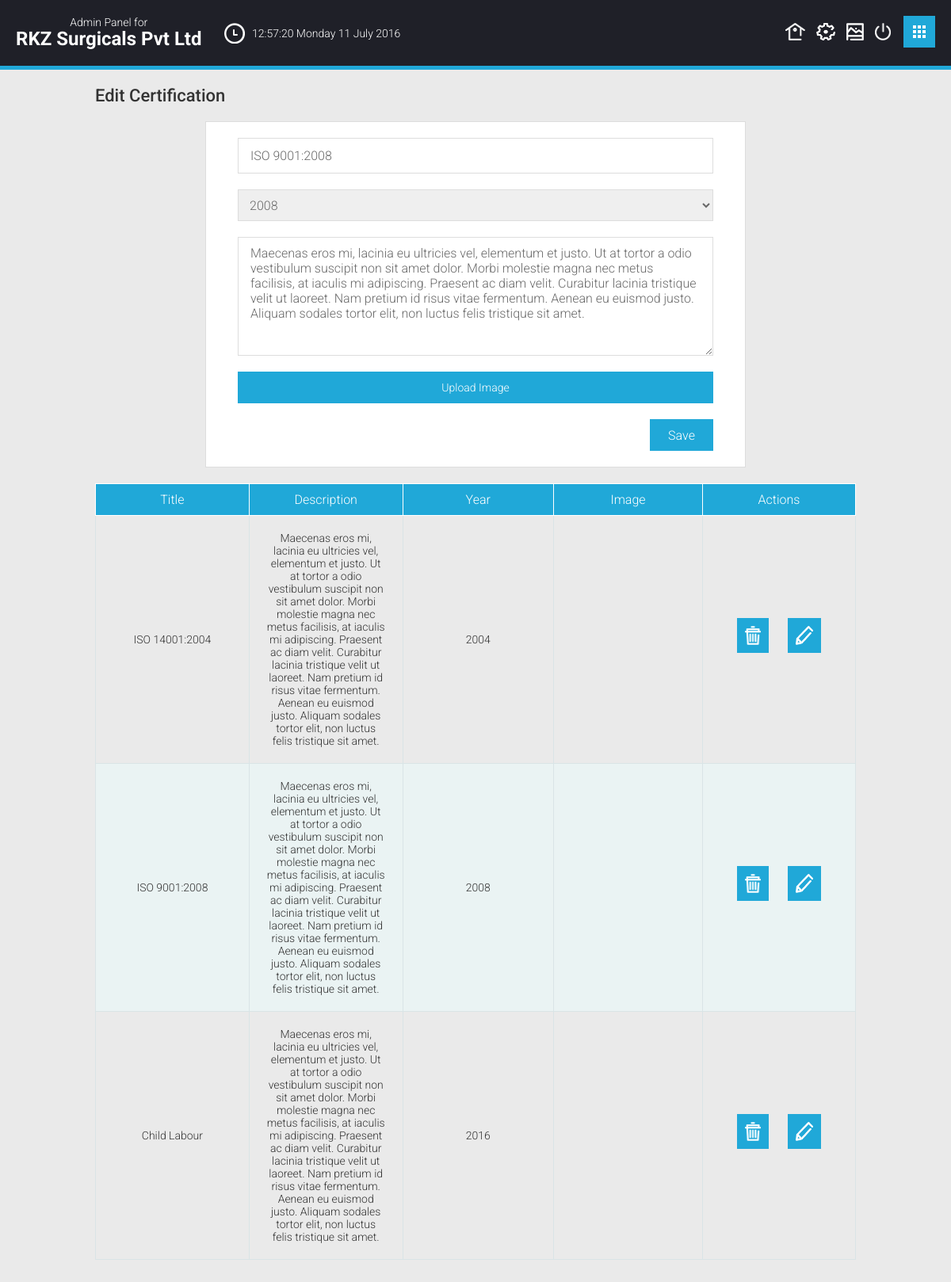
/admin/edit.php?page=certification&&id=2 (signed in), run on the app's committed database.
### tables this page shows
CREATE TABLE `certification` (
  `id` int(11) NOT NULL,
  `title` varchar(255) NOT NULL,
  `description` text NOT NULL,
  `year` varchar(255) NOT NULL,
  `url` varchar(255) NOT NULL
);

### admin/tables.php (the view, shortened to what this page needs)
<?php
function table ($table_name){
?>
	<?php if($table_name == 'certification'){ ?>
		<table width="100%" border="0" cellpadding="0" cellspacing="0">
			<tr>
				<th>Title</th>
				<th>Description</th>
				<th>Year</th>
				<th>Image</th>
				<th>Actions</th>
			</tr>
			<?php
				$query = mysql_query("SELECT * FROM certification");
				$count = mysql_num_rows($query);
				if($count > 0){
					while($rows = mysql_fetch_array($query)){
						$id = $rows['id'];
						$title = $rows['title'];
						$desc = $rows['description'];
						$year = $rows['year'];
						$url = $rows['url'];
			?>
				<tr>
					<td><?php if(!empty($title)){ echo $title; }else{ echo 'No Data Available'; } ?></td>
					<td><?php if(!empty($desc)){ echo $desc; }else{ echo 'No Data Available'; } ?></td>
					<td><?php if(!empty($year)){ echo $year; }else{ echo 'No Data Available'; } ?></td>
					<td><?php if(!empty($url)){ echo '<img src="../'.$url.'" alt="">'; }else{ echo 'No Data Available'; } ?></td>
					<td width="160">
						<a class="btn del" href="<?php echo $id ?>" data-rel="certification" title="Delete">Delete</a>
						<a class="btn edit" href="edit.php?page=certification&&id=<?php echo $id; ?>" title="Edit">Edit</a>
					</td>
				</tr>
				<?php }
				}?>
		</table>
	<?php } ?>
<?php } ?>

### admin/forms.php (shortened to what this page needs)
<?php function forms ($form_name, $page='', $id=''){ ?>
	<?php if($form_name == 'certification-add' || $form_name == 'certification-edit'){
		if($form_name == 'certification-edit'){
			$query = mysql_query("SELECT * FROM $page WHERE id = $id");
			$count = mysql_num_rows($query);
			if($count > 0){
				while($rows = mysql_fetch_array($query)){
					$title = $rows['title'];
					$desc = $rows['description'];
					$year = $rows['year'];
				}
			}
		}
		if($form_name == 'certification-add'){ ?>
			<h2>Add Certification</h2>
			<form class="edit-form certification-form" id="<?php echo $form_name; ?>" action="" method="post" enctype="multipart/form-data">
		<?php }else{ ?>
			<h2>Edit Certification</h2>
			<form class="edit-form certification-form" id="<?php echo $form_name; ?>" action="" method="post" enctype="multipart/form-data">
		<?php } ?>
				<fieldset>
					<input type="text" class="certification-title" name="certification-title" placeholder="Title" <?php if($form_name == 'certification-edit'){ echo 'value="'.$title.'"'; }?>>
					<select name="year" class="year">
						<?php
							$year_count = '1998';
							for($i='1'; $i<=20; $i++){
								$full_year = $i+$year_count;
								if($form_name == 'certification-add'){
									echo '<option value="'.$full_year.'">'.$full_year.'</option>';
								}else{
									if($year == $full_year){
										echo '<option selected value="'.$full_year.'">'.$full_year.'</option>';
									}else{
										echo '<option value="'.$full_year.'">'.$full_year.'</option>';
									}
								}
							}
						?>
					</select>
					<textarea class="certification-desc" name="certification-desc" placeholder="Description" cols="30" rows="10"><?php if($form_name == 'certification-edit'){ echo $desc; }?></textarea>
					<div class="file">
						<span class="file-btn">Upload Image</span>
					</div>
					<input type="submit" value="<?php if($form_name == 'certification-edit'){ echo 'Save'; }else{ echo 'Add'; }?>">
				</fieldset>
			</form>
	<?php } ?>
<?php } ?>

### admin/css/all.css (style rules this page uses)
* { max-height: 100000px; }
body { font: 300 14px/16px "Roboto", Arial, sans-serif; margin: 0; min-width: 960px; background:#eaeaea; padding:88px 0 0; }
a { text-decoration: none; color: #fff; }
input, textarea, select { font: 300 16px/19px "Roboto", Arial, sans-serif; vertical-align: middle; color: #696969; }
form, fieldset { margin: 0; padding: 0; border-style: none; }
.edit-form, .form-login { border: 1px solid #ddd; max-width: 600px; margin: 0 auto 20px; padding: 20px 40px; background: #fff; }
.edit-form .file { position:relative; margin:0 0 20px; }
.edit-form .file-btn { width: 100%; height: 40px; background: #20a8d8; border: none; padding: 0; margin: 0; display:block; cursor: pointer; color: #fff; line-height:40px; text-align:center; }
.edit-form input[type="email"], .edit-form input[type="text"], .edit-form input[type="password"], .form-login input[type="password"], .form-login input[type="text"] { width: 100%; height: 45px; border: 1px solid #ddd; padding: 5px 15px; margin: 0 0 20px; background: #fff; box-sizing: border-box; -webkit-box-sizing: border-box; -moz-box-sizing: border-box; display: block; }
.edit-form input[type="submit"], .form-login input[type="submit"] { width: 80px; height: 40px; background: #20a8d8; border: none; padding: 0; margin: 0; float: right; cursor: pointer; color: #fff; }
.edit-form textarea { width: 100% !important; height: 150px !important; border: 1px solid #ddd; padding: 10px 15px; margin: 0 0 20px; background: #fff; box-sizing: border-box; -webkit-box-sizing: border-box; -moz-box-sizing: border-box; display: block; }
.edit-form select { width: 100% !important; height: 40px !important; border: 1px solid #ddd; display: block; margin: 0 0 20px; padding: 5px 10px; }
#main h2 { font-weight:500; font-size:22px; line-height:25px; margin:0 0 20px; color:#333; }
#main table { width: 100%; text-align: center; color: #333; border: none; margin: 0 0 20px; overflow: auto; }
#main table tr:nth-child(2n+1) { background:#eaf3f3; }
#main table td:first-child { border-width:0 1px 1px 1px; }
#main table th:first-child { border-width:1px; }
#main table th { font-size: 16px; line-height: 19px; padding: 10px 0; border: solid #fff; border-width:1px 1px 1px 0; background:#20a8d8; font-weight:300; color:#fff; width: 200px; }
#main table td { border: solid #d9e4e6; border-width:0 1px 1px 0; padding: 20px; }
#main .btn.del { background:#20a8d8 url(../images/ico-del.png) no-repeat 50% 50%; width:20px; height:24px; background-size:20px 24px; }
#main .btn.edit { background:#20a8d8 url(../images/ico-edit.png) no-repeat 50% 50%; width:22px; height:24px; background-size:22px 24px; }
#main .btn { overflow:hidden; text-indent:-9999px; display:inline-block; vertical-align:middle; margin:0 10px 10px; padding:10px; }

### data on the page
certification: certification-title "ISO 9001:2008", year "2008", certification-desc "Maecenas eros mi, lacinia eu ultricies vel, elementum et justo. Ut at tortor a odio vestibulum suscipit non sit amet dolor. Morbi molestie magna nec metus facilisis, at iaculis mi adipiscing. Praesent ac diam velit. Curabitur lacinia tristique velit ut laoreet. Nam pretium id risus vitae fermentum. Aenean eu euismod justo. Aliquam sodales tortor elit, non luctus felis tristique sit amet.", title "ISO 9001:2008", description "Maecenas eros mi, lacinia eu ultricies vel, elementum et justo. Ut at tortor a odio vestibulum suscipit non sit amet dolor. Morbi molestie magna nec metus facilisis, at iaculis mi adipiscing. Praesent ac diam velit. Curabitur lacinia tristique velit ut laoreet. Nam pretium id risus vitae fermentum. Aenean eu euismod justo. Aliquam sodales tortor elit, non luctus felis tristique sit amet."
certification: title "ISO 14001:2004", description "Maecenas eros mi, lacinia eu ultricies vel, elementum et justo. Ut at tortor a odio vestibulum suscipit non sit amet dolor. Morbi molestie magna nec metus facilisis, at iaculis mi adipiscing. Praesent ac diam velit. Curabitur lacinia tristique velit ut laoreet. Nam pretium id risus vitae fermentum. Aenean eu euismod justo. Aliquam sodales tortor elit, non luctus felis tristique sit amet.", year "2004"
certification: title "Child Labour", description "Maecenas eros mi, lacinia eu ultricies vel, elementum et justo. Ut at tortor a odio vestibulum suscipit non sit amet dolor. Morbi molestie magna nec metus facilisis, at iaculis mi adipiscing. Praesent ac diam velit. Curabitur lacinia tristique velit ut laoreet. Nam pretium id risus vitae fermentum. Aenean eu euismod justo. Aliquam sodales tortor elit, non luctus felis tristique sit amet.", year "2016"
